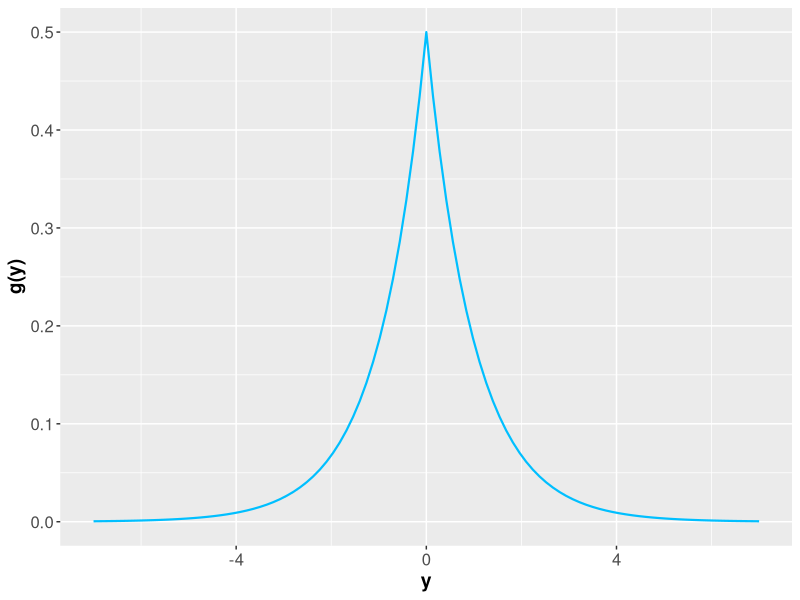
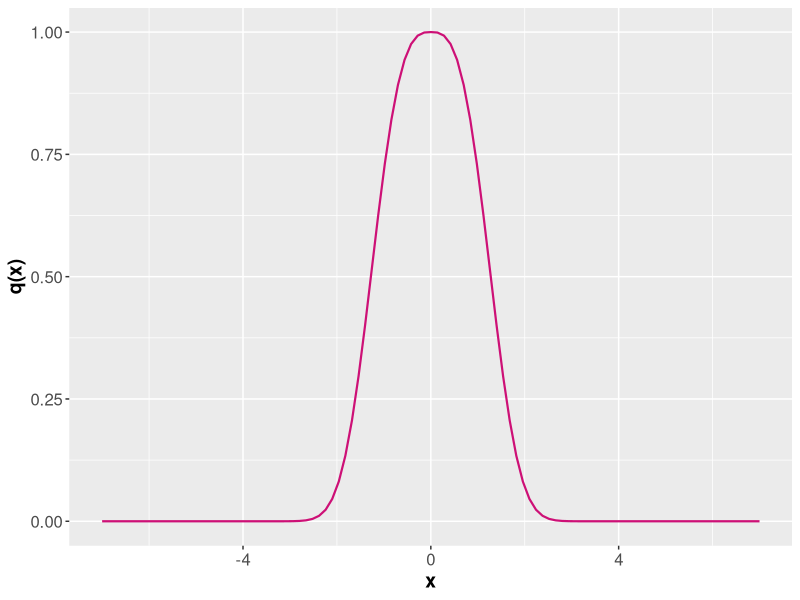
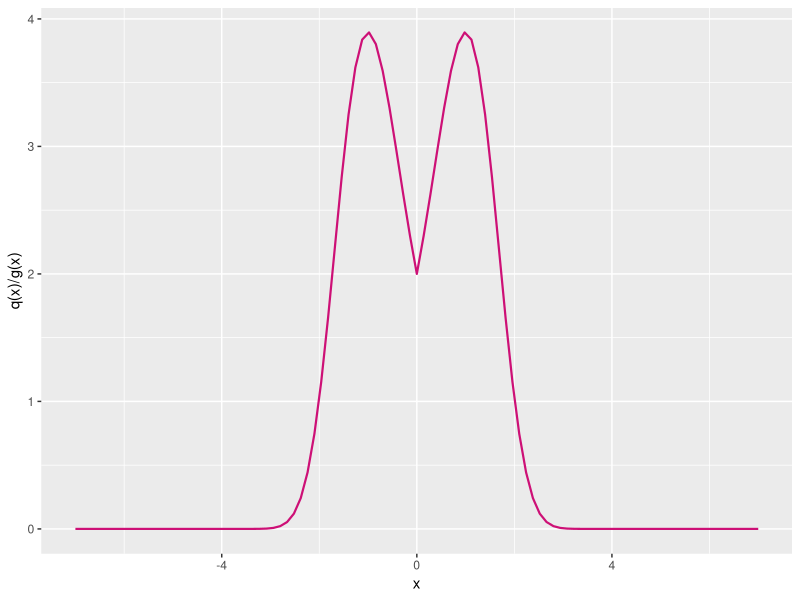
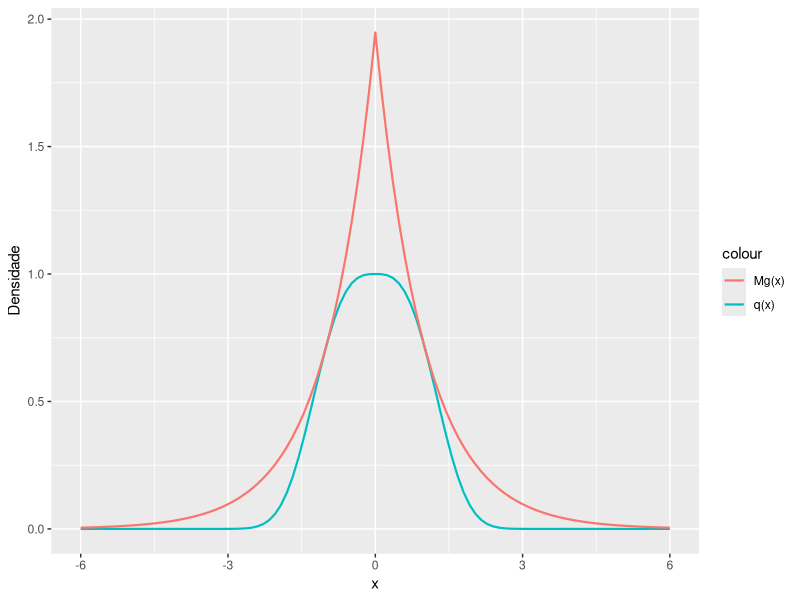
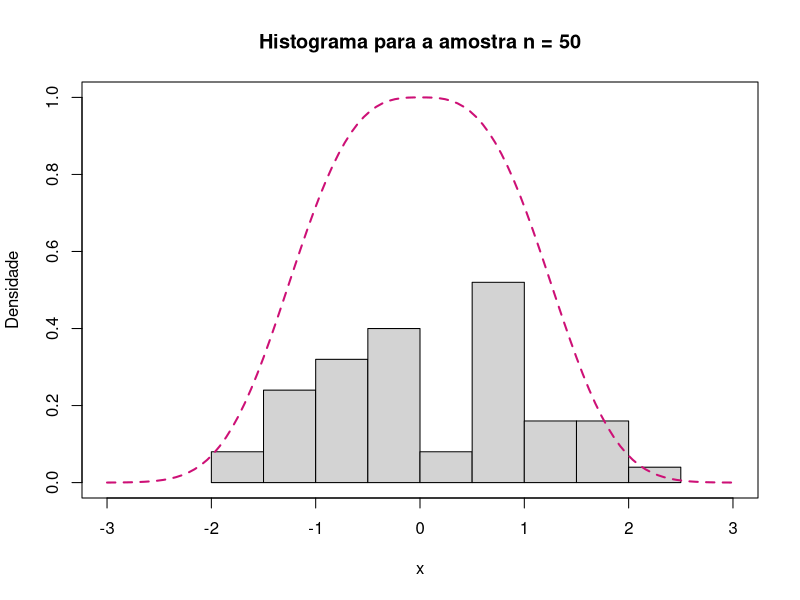
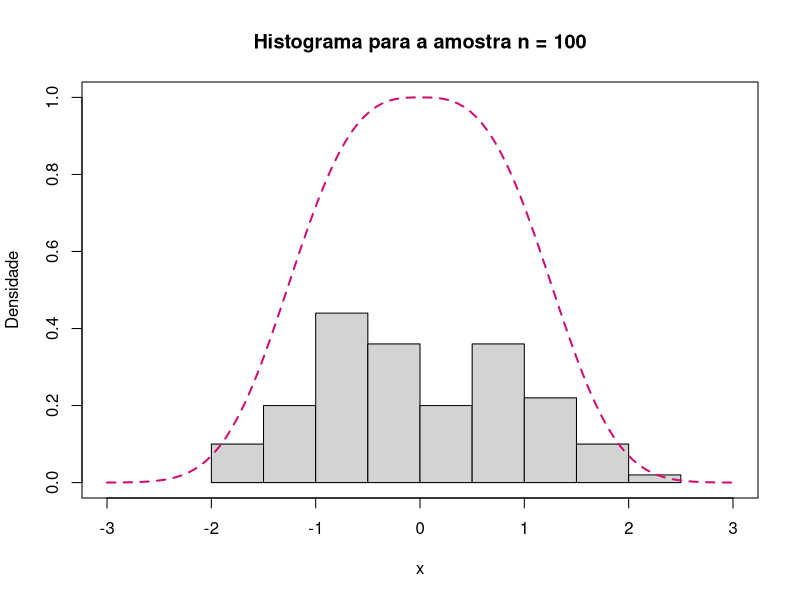
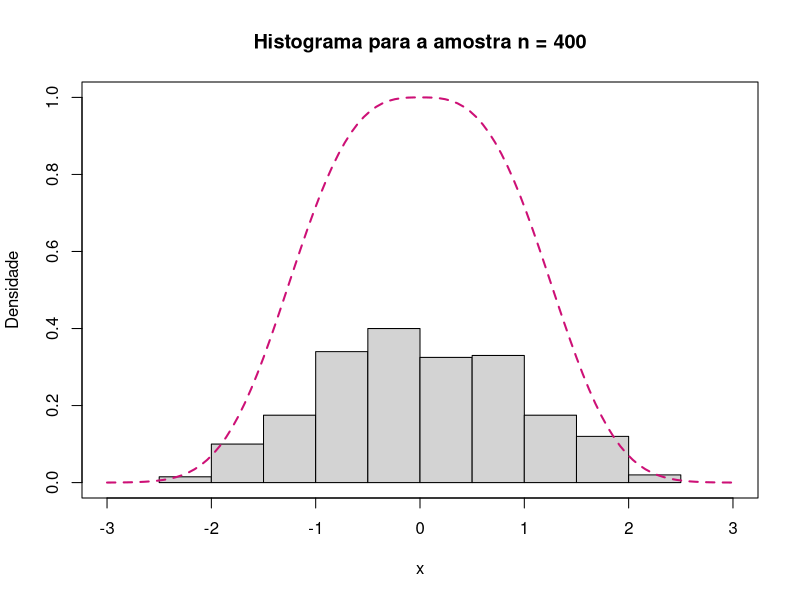
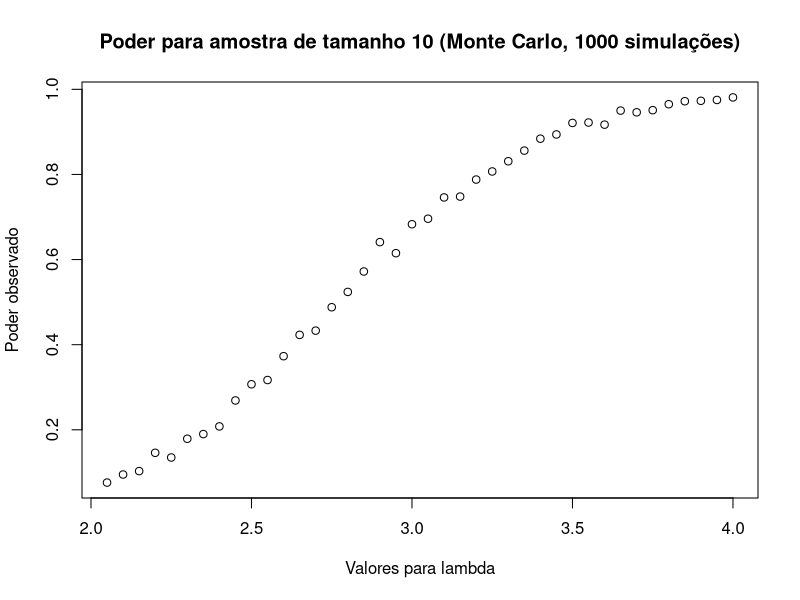

The R script that drew these images, in order:
## ---- chunk 1
knitr::opts_chunk$set(echo = TRUE)
## ---- chunk 2
rm(list=ls(all=TRUE))
library(ggplot2)

# Função densidade de probabilidade de Laplace (g(y): função auxiliar)
d_lap <-function(x) {
  return(0.5* exp(-abs(x)))
}

# Função kernel de densidade da v.a. X da qual se quer obter uma amostra
q_x <-function(x) {
  return(exp(-(abs(x)^3)/3))
}

# Gráfico de g(x)
ggplot() + 
  xlim(-7,7) + 
  geom_function(fun = d_lap, colour = "deepskyblue1",size = 0.75) +
  xlab("y") + 
  ylab("g(y)") + 
  theme(axis.text=element_text(size=12),
        axis.title=element_text(size=14,face="bold"))

# Gráfico de q(x)
ggplot() + 
  xlim(-7,7) + 
  geom_function(fun = q_x, colour = "deeppink3",size = 0.75) +
  xlab("x") + 
  ylab("q(x)") + 
  theme(axis.text=element_text(size=12),
        axis.title=element_text(size=14,face="bold"))
 
## ---- chunk 3
# Função q(x)/g(x), da qual queremos obter o valor máximo para atribuir a M
qgx <-function(x) {
  return(q_x(x)/ d_lap(x))
  }


# Gráfico de q(x)/g(x)
ggplot() + 
  xlim(-7,7) + 
  geom_function(fun = qgx, colour = "deeppink3",size = 0.75) +
  xlab("x") + 
  ylab("q(x)/g(x)")

## ---- chunk 4
# Obtenção do valor positivo de x que otimiza a função q(x)/g(x)
x_max <- optimize(qgx, interval=c(-7,7), maximum=TRUE)

M <- qgx(x_max$maximum)

cat("\n Valor máximo assumido por qg(x):", M,
    "\n Valor correspondente no domínio:", x_max$maximum)

## ---- chunk 5
# Função para Mg(x)
Mg_x <-function(x) {
  return(M*d_lap(x))
}

# Gráfico de q(x) e Mg(x)
ggplot() + 
  xlim(-6,6) + 
  geom_function(aes(colour = "q(x)"), fun = q_x, size = 0.75) +
  geom_function(aes(colour = "Mg(x)"), fun = Mg_x, size = 0.75) +
  xlab("x") +
  ylab("Densidade")
## ---- chunk 6

sample_rej <- function(n){ # função recebe o tamanho da amostra n
  
  set.seed(2112) #setup da semente

  i <- n_t <- 0 # Inicialização do contador i para o tamanho da amostra e 
  # do contador n_t para o número de tentativas 

  a_X <- c() # vetor auxiliar para armazenamento dos valores observados de X

  while(i<n){ # laço para o tamanho da amostra, não é quebrado até o tamanho da
  # amostra ser n
   rej <- TRUE
  
    while(rej){ # laço para a rejeição, não é quebrado até que um valor seja  aceito
      n_t <- n_t + 1 
    
      # obtenção de uma observação da variável auxiliar pelo método da inversão
      u <-runif(1)
      # a inversa da função de distribuição de Laplace padrão
      y <-ifelse(u<=0.5,log(2*u),-log(2*(1-u)))
      
      # condição de aceitação do valor observado para y: u <= q(x)/Mg(x),
      # sendo u ~ U(0,1).
      if(runif(1) <= qgx(y)/M){
        i <- i + 1
        a_X[i] <- y
        rej <- FALSE
      }
    }
  }
  cat("\n Tamanho da amostra:", i, "\n Número de tentativas:", n_t)
  return(a_X)
}

## ---- chunk 7
# Amostra n = 50
aa_50 <- sample_rej(50)

# Amostra n = 100
aa_100 <- sample_rej(100)

# Amostra n = 400
aa_400 <- sample_rej(400)


## ---- chunk 8
hist(aa_50, freq = FALSE, main = "Histograma para a amostra n = 50",
     xlab = "x", ylab = "Densidade", 
     xlim = c(-3,3), ylim = c(0,1))
curve(q_x, add = TRUE, lty = 2, col = "deeppink3", lwd = 2)
box()
## ---- chunk 9

hist(aa_100, freq = FALSE, main = "Histograma para a amostra n = 100", 
     xlab = "x", ylab = "Densidade", 
     xlim = c(-3,3),ylim = c(0,1))
curve(q_x, add = TRUE, lty = 2, col = "deeppink3", lwd = 2)
box()

hist(aa_400, freq = FALSE, main = "Histograma para a amostra n = 400", 
     xlab = "x", ylab = "Densidade", 
     xlim = c(-3,3),ylim = c(0,1))
curve(q_x, add = TRUE, lty = 2, col = "deeppink3", lwd = 2)
box()

## ---- chunk 10
set.seed(2112)
n <- 1000000 # tamanho da amostra pseudoaleatória
aa <- c() # inicialização do vetor que irá conter os valores gerados. 


for(i in 1:n){
  x <- rlnorm(1,0,1) # gera uma amostra de X
  log_x <- log(x) # obtém o valor do log narural do valor assumido por X
  log_y <- 9 + 3*log_x + rnorm(1,0,1) # valor assumido por log natural de y
  y <- exp(log_y) # observação para o valor de y
  aa[i] <- y/x #atribuição do valor y/x à posição i do vetor auxiliar
}
## ---- chunk 11
E <- mean(aa) #média simples dos valores da amostra.
cat("Estimação pontual para E[Y/X]:",E)
## ---- chunk 12
var_est <- var(aa)/n #Obtenção da variância estimaada
ep <- sqrt(var_est) # erro-padrão de Monte Carlo
cat("Valor obtido para o erro-padrão de Monte Carlo:", ep)
## ---- chunk 13
int_conf <- function(conf){
  a <- (1 - conf)
  cat("\nIC[",conf,"]=[",E-qnorm(1-a/2)*ep,",",E+qnorm(1-a/2)*ep,"]\n")
}

## ---- chunk 14
int_conf(0.8)
int_conf(0.9)
int_conf(0.95)
int_conf(0.99)
## ---- chunk 15
rm(list=ls(all=TRUE))


rc <- function(aa){ # recebe amostra aleatória (vetor)
  n <- length(aa) 
  
  # Aplicação dda condição de rejeição da RC obtida:
  rej <- ifelse( mean(aa) >= (sqrt(2/n)*qnorm(0.95)+2), 1, 0)
  return(rej)
}
## ---- chunk 16
n_aa <- c(10,25,50,100,200) # tamanhos das amostras de interesse
n_sim <- 10000 # número de simulações

set.seed(2112)

for(i in n_aa){ # laço para cada tamanho de amostra
  taxa_I <- 0 # inicialização do valor da taxa de erro do tipo I
  
  for(j in 1:n_sim){ #laço para o número de simulações
    aa <- rpois(i, lambda = 2) # gera amostra aleatória de uma poisson(2)
    taxa_I <- taxa_I + rc(aa) # soma ao número de ocorrências de rejeição
  }
  taxa_I <- round(taxa_I/n_sim,10) #obtenção da taxa 
  cat("\nTaxa de erro tipo I, aa de tamanho",i,":",taxa_I)
}
## ---- chunk 17
rm(list=ls(all=TRUE))

# modificou-se a função rc para que ela retornasse 1 quando não ocorresse rejeição

rc <- function(aa){ 
  n <- length(aa)
  rej <- ifelse( mean(aa) >= (sqrt(2/n)*qnorm(0.95)+2), 0, 1)
  return(rej)
}


n_aa <- c(10,25,50,100,200) # tamanhos das amostras de interesse
n_sim <- 1000 # número de simulações

lambdas <- seq(2.05,4, by = 0.05) # lambdas pertencentes ao subespaço
#paramétrico da hipótese alternativa que queremos analisar


df <- data.frame() # dataframe para conter os valores obtidos

set.seed(2112)

for(i in n_aa){ # laço para o tamanho das amostras
  for(j in lambdas){ #laço para os valores de lambda
    taxa_II <- 0 # inicialização do valor da taxaII
    for(k in 1:n_sim){ # laço para o número de simulações para um mesmo tamanho
      #de amostra e um mesmo lambda de interesse
      aa <- rpois(i, lambda = j) #amostra de tamanho i de uma poisson(j)
      taxa_II <- taxa_II + rc(aa) #acréssimo da ocorrência de não rejeição da
      #hipótese nula
    }
    taxa_II <- taxa_II/n_sim # obtenção da taxa para determinado tamanho de
    #amostra e determinado lambda
    poder <- (1-taxa_II) # obtenção do poder
    
    obs <- c(i,j,poder) # observação para o dataframe (tamanho da amostra, valor
    #do parâmetro lambda, poder)
  
    df <- rbind(df,obs) # inclusão da observação no dataframe
  }
}

names(df) <- c("tam","lambda", "poder") # alteração dos nomes das colunas do dataframe

head(df)
## ---- chunk 18

plot(x = df[df$tam==10,]$lambda, y = df[df$tam==10,]$poder, 
     main = "Poder para amostra de tamanho 10 (Monte Carlo, 1000 simulações)",
     xlab = "Valores para lambda",
     ylab = "Poder observado")

plot(x = df[df$tam==25,]$lambda, y = df[df$tam==25,]$poder, 
     main = "Poder para amostra de tamanho 25 (Monte Carlo, 1000 simulações)",
     xlab = "Valores para lambda",
     ylab = "Poder observado")

plot(x = df[df$tam==50,]$lambda, y = df[df$tam==50,]$poder, 
     main = "Poder para amostra de tamanho 50 (Monte Carlo, 1000 simulações)",
     xlab = "Valores para lambda",
     ylab = "Poder observado")

plot(x = df[df$tam==100,]$lambda, y = df[df$tam==100,]$poder, 
     main = "Poder para amostra de tamanho 100 (Monte Carlo, 1000 simulações)",
     xlab = "Valores para lambda",
     ylab = "Poder observado")

plot(x = df[df$tam==200,]$lambda, y = df[df$tam==200,]$poder, 
     main = "Poder para amostra de tamanho 200 (Monte Carlo, 1000 simulações)",
     xlab = "Valores para lambda",
     ylab = "Poder observado")
